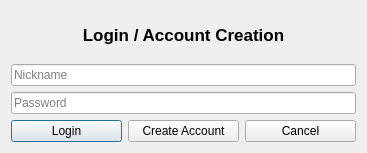
<?xml version="1.0" encoding="UTF-8"?>
<ui version="4.0">
 <class>Login</class>
 <widget class="QDialog" name="Login">
  <property name="geometry">
   <rect>
    <x>0</x>
    <y>0</y>
    <width>367</width>
    <height>153</height>
   </rect>
  </property>
  <property name="windowTitle">
   <string>BABIBEL</string>
  </property>
  <layout class="QGridLayout" name="gridLayout_2">
   <item row="0" column="0">
    <layout class="QGridLayout" name="gridLayout">
     <item row="4" column="0">
      <widget class="QPushButton" name="okButton">
       <property name="text">
        <string>Login</string>
       </property>
       <property name="default">
        <bool>true</bool>
       </property>
      </widget>
     </item>
     <item row="0" column="0" colspan="3">
      <widget class="QLabel" name="label">
       <property name="font">
        <font>
         <pointsize>13</pointsize>
         <weight>75</weight>
         <bold>true</bold>
        </font>
       </property>
       <property name="text">
        <string>Login / Account Creation</string>
       </property>
       <property name="alignment">
        <set>Qt::AlignCenter</set>
       </property>
      </widget>
     </item>
     <item row="3" column="0" colspan="3">
      <widget class="QLineEdit" name="passwordEdit">
       <property name="echoMode">
        <enum>QLineEdit::Password</enum>
       </property>
       <property name="placeholderText">
        <string>Password</string>
       </property>
      </widget>
     </item>
     <item row="4" column="1">
      <widget class="QPushButton" name="createButton">
       <property name="text">
        <string>Create Account</string>
       </property>
       <property name="autoDefault">
        <bool>false</bool>
       </property>
      </widget>
     </item>
     <item row="1" column="0" colspan="3">
      <widget class="QLineEdit" name="nickEdit">
       <property name="placeholderText">
        <string>Nickname</string>
       </property>
      </widget>
     </item>
     <item row="4" column="2">
      <widget class="QPushButton" name="cancelButton">
       <property name="text">
        <string>Cancel</string>
       </property>
       <property name="autoDefault">
        <bool>false</bool>
       </property>
      </widget>
     </item>
    </layout>
   </item>
  </layout>
 </widget>
 <tabstops>
  <tabstop>nickEdit</tabstop>
  <tabstop>passwordEdit</tabstop>
  <tabstop>okButton</tabstop>
  <tabstop>createButton</tabstop>
  <tabstop>cancelButton</tabstop>
 </tabstops>
 <resources/>
 <connections/>
</ui>
